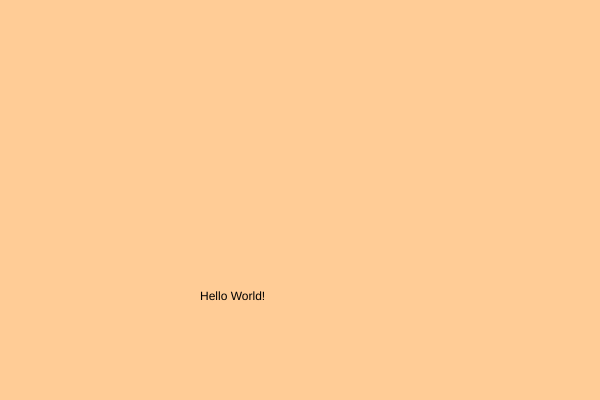
Frame 1 (no input)
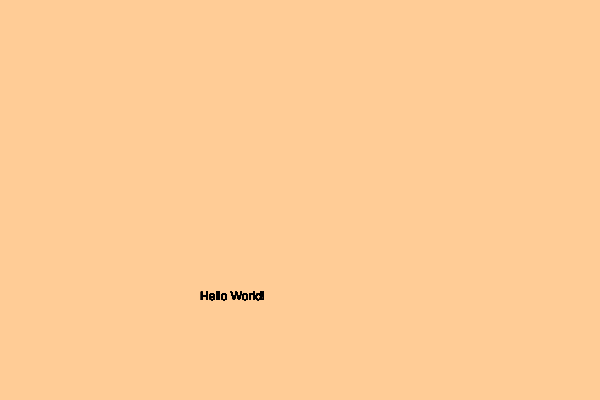
Frame 60 (no input)
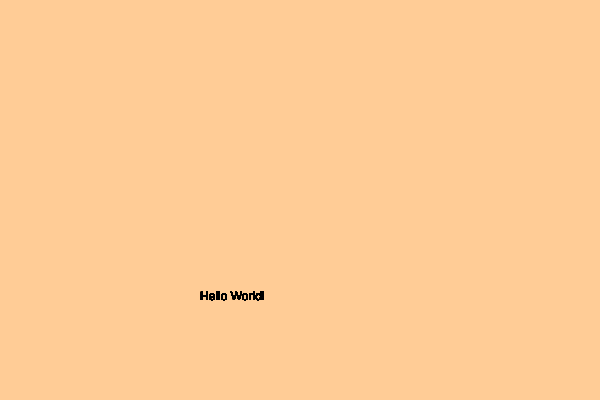
Frame 120 (the mouse pressed at the canvas centre since frame 60)

The p5.js sketch that drew these frames (run headless with seeded random() and noise() and a simulated clock; from frame 60 on, the mouse is pressed at the canvas centre):

// p5.js sketch
// ── sketch.js
function setup() {
  createCanvas(600, 400);
  background(255, 204, 150);
  //line(0, 0, width, height);
}
// Declare the draw function
function draw() {

    // tell p5 to print the text string "Hello World!"
    // This is going to be positioned at ( x: 200, y: 300 ).
    text( "Hello World!", 200, 300 );
}
